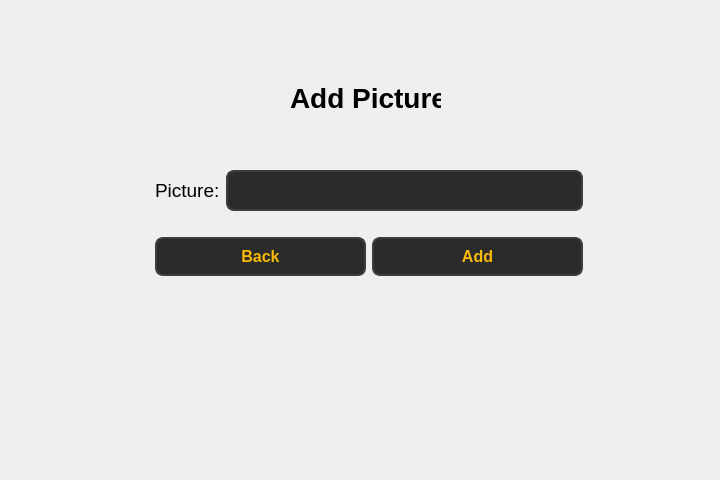
<?xml version="1.0" encoding="UTF-8"?>
<ui version="4.0">
 <class>Form</class>
 <widget class="QWidget" name="Form">
  <property name="geometry">
   <rect>
    <x>0</x>
    <y>0</y>
    <width>720</width>
    <height>480</height>
   </rect>
  </property>
  <property name="windowTitle">
   <string>Form</string>
  </property>
  <widget class="QWidget" name="layoutWidget">
   <property name="geometry">
    <rect>
     <x>155</x>
     <y>150</y>
     <width>428</width>
     <height>148</height>
    </rect>
   </property>
   <layout class="QVBoxLayout" name="verticalLayout">
    <item>
     <layout class="QHBoxLayout" name="horizontalLayout">
      <item>
       <widget class="QLabel" name="label_4">
        <property name="font">
         <font>
          <pointsize>14</pointsize>
         </font>
        </property>
        <property name="text">
         <string>Picture:</string>
        </property>
       </widget>
      </item>
      <item>
       <widget class="QLineEdit" name="lineEdit_3">
        <property name="styleSheet">
         <string notr="true">QLineEdit {
        background-color: #2b2b2b;  /* Dark background */
        color: #fcba03;  /* Text color */
        border: 2px solid #3d3d3d;  /* Border color */
        border-radius: 8px;  /* Rounded corners */
        padding: 8px;  /* Padding inside the input field */
        font-size: 16px;  /* Font size */
        font-weight: bold;  /* Bold font */
    }

    QLineEdit:hover {
        background-color: #3d3d3d;  /* Background when hovered */
        border: 2px solid #fcba03;  /* Border color when hovered */
    }

    QLineEdit:focus {
        background-color: #1a1a1a;  /* Background when focused */
        border: 2px solid #fcba03;  /* Border color when focused */
        color: #ffffff;  /* Text color when focused */
    }</string>
        </property>
       </widget>
      </item>
     </layout>
    </item>
    <item>
     <layout class="QHBoxLayout" name="horizontalLayout_3">
      <item>
       <widget class="QPushButton" name="pushButton_back">
        <property name="styleSheet">
         <string notr="true">QPushButton {
        background-color: #2b2b2b;  
        color: #fcba03;              
        border: 2px solid #3d3d3d;      
        border-radius: 8px;          
        padding: 8px 16px;            
        font-size: 16px;            
        font-weight: bold;
    
    }

    QPushButton:hover {
        background-color: #fcba03;
		 color: #000000;
        border: 2px solid #5a5a5a;    
    }

    QPushButton:pressed {
        background-color: #1a1a1a;      
        border: 2px solid #2b2b2b;      
    }</string>
        </property>
        <property name="text">
         <string>Back</string>
        </property>
       </widget>
      </item>
      <item>
       <widget class="QPushButton" name="pushButton">
        <property name="styleSheet">
         <string notr="true">QPushButton {
        background-color: #2b2b2b;  
        color: #fcba03;              
        border: 2px solid #3d3d3d;      
        border-radius: 8px;          
        padding: 8px 16px;            
        font-size: 16px;            
        font-weight: bold;
    
    }

    QPushButton:hover {
        background-color: #fcba03;
		 color: #000000;
        border: 2px solid #5a5a5a;    
    }

    QPushButton:pressed {
        background-color: #1a1a1a;      
        border: 2px solid #2b2b2b;      
    }</string>
        </property>
        <property name="text">
         <string>Add</string>
        </property>
       </widget>
      </item>
     </layout>
    </item>
   </layout>
  </widget>
  <widget class="QLabel" name="label">
   <property name="geometry">
    <rect>
     <x>290</x>
     <y>77</y>
     <width>151</width>
     <height>41</height>
    </rect>
   </property>
   <property name="font">
    <font>
     <pointsize>21</pointsize>
     <bold>true</bold>
    </font>
   </property>
   <property name="text">
    <string>Add Picture</string>
   </property>
  </widget>
 </widget>
 <resources/>
 <connections/>
</ui>
